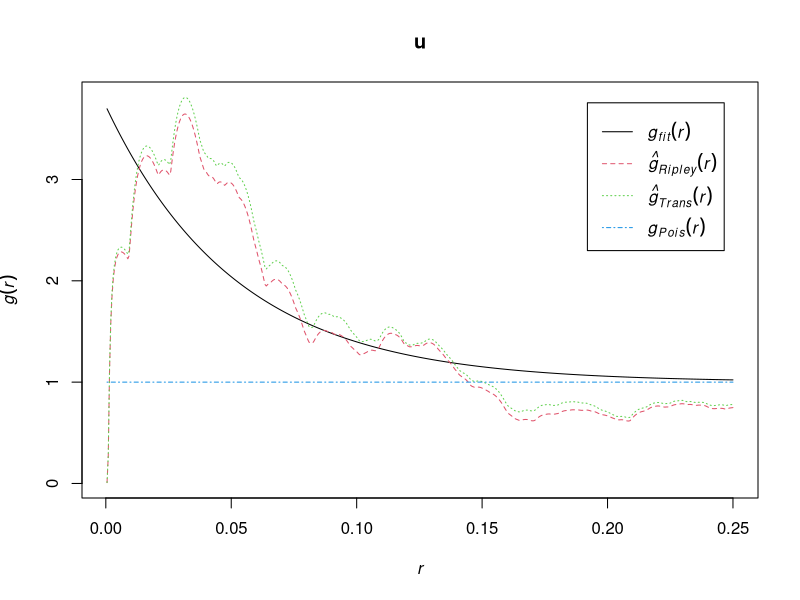

Source code (R):
library(spatstat)


### Name: vargamma.estpcf
### Title: Fit the Neyman-Scott Cluster Point Process with Variance Gamma
###   kernel
### Aliases: vargamma.estpcf
### Keywords: spatial models

### ** Examples

    u <- vargamma.estpcf(redwood)
    u
    plot(u, legendpos="topright")
